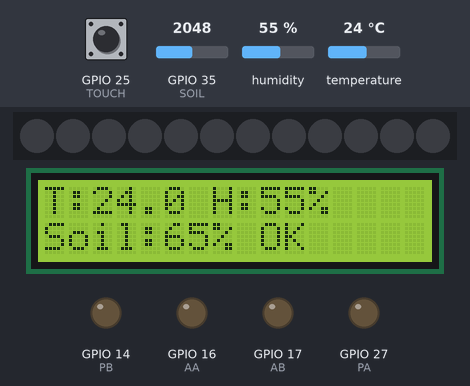
Bench run of a sketch on a simulated ESP32. On the bench: 12 RGB LEDs in strip order, left to right, 16×2 character LCD, output pins drawn as LEDs (lit = HIGH). Inputs (shaded band) come from the test bench; at power-on: humidity 55 %, GPIO 35 (SOIL) = 2048, GPIO 25 (TOUCH) LOW, temperature 24 °C. Dim RGB values are drawn brighter than linear; what the sketch prints to the serial monitor is not drawn.

Above: at 1.2 s.
1.3 s: humidity set to 79 %
At 2.5 s:
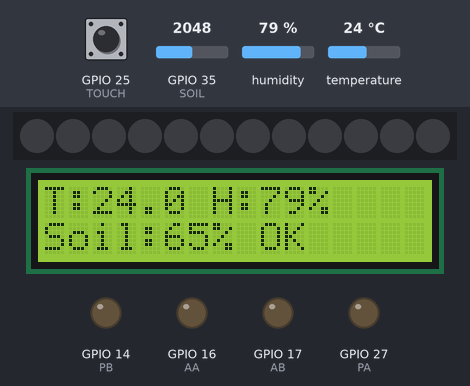
3.6 s: humidity set to 83 %
At 4.8 s:
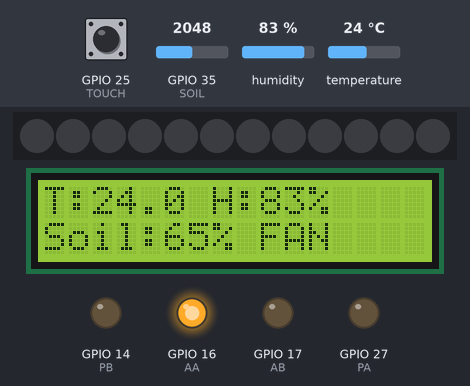
5.7 s: GPIO 35 (SOIL) set to 1906
At 7.1 s:
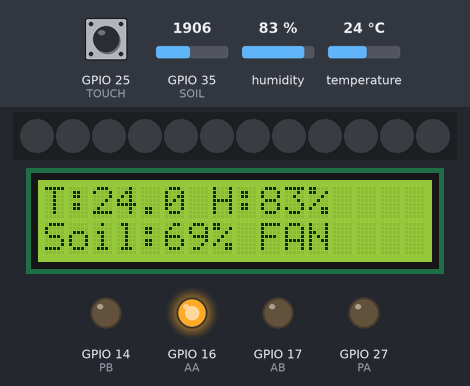
7.7 s: GPIO 35 (SOIL) set to 1814
At 9.4 s:
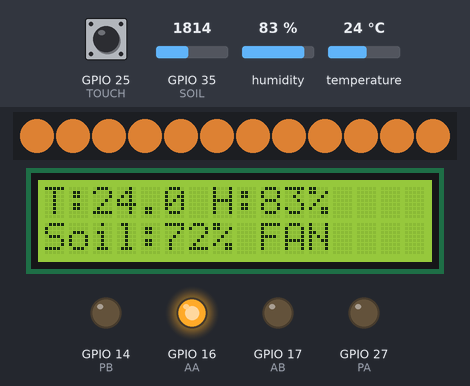
9.8 s: humidity set to 22 %
At 11.5 s:
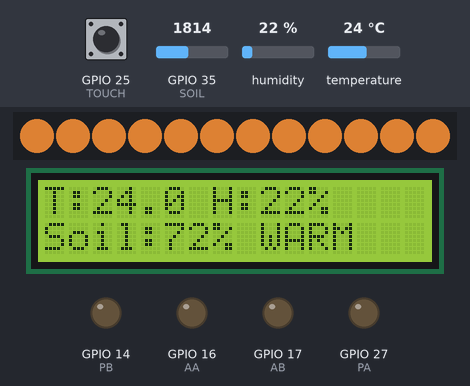
11.8 s: GPIO 35 (SOIL) set to 3603
At 12.9 s:
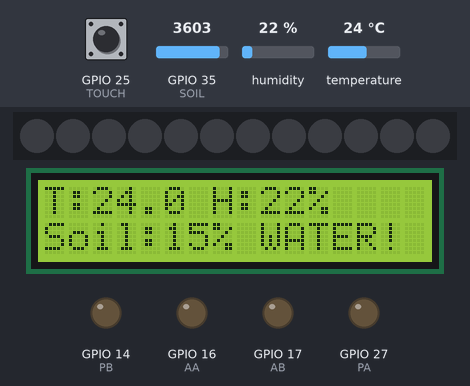
Timing chart, 0 to 14.8 s (numbered marks = the images above; inputs shaded):
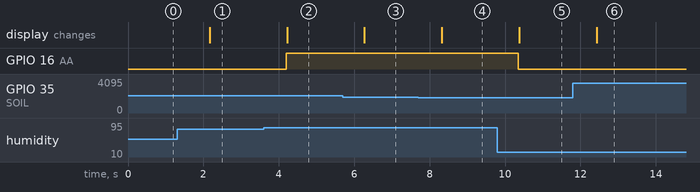

Measured:
- the behaviour switches between 80 and 81 % on humidity (found by bisection; images 1 and 2)
- the behaviour switches between 1863 and 1862 on GPIO 35 (SOIL) (found by bisection; images 3 and 4)
- after the input at 1.3 s, the display: changes after 0.87 s (image 1)
- after the input at 3.6 s, GPIO 16 (AA): LOW → HIGH after 0.59 s; the display: changes after 0.62 s (image 2)
- after the input at 5.7 s, the display: changes after 0.57 s (image 3)
- after the input at 7.7 s, the display: changes after 0.63 s (image 4)
- after the input at 9.8 s, GPIO 16 (AA): HIGH → LOW after 0.55 s; the display: changes after 0.58 s (image 5)
- after the input at 11.8 s, the display: changes after 0.64 s (image 6)

The sketch:

05_auto_smartfarm.ino
```cpp
/*
  3단계 — 자동 스마트팜 (키트 예제 12_SmartFarm_KIT의 D1 R32 버전, 인터넷 없이!)
  강낭콩 발아 기준으로 온도·습도·토양습도를 읽어 팬과 LED를 스스로 제어해요.

  ── 자동 규칙 (기준값은 우리 화분에 맞게 조절!) ──
  온도 26℃ 초과      → 팬 ON (더위 식히기)
  온도 21℃ 미만      → 네오픽셀 따뜻한 빛 (보온)
  습도 80% 초과      → 팬 ON (곰팡이 방지 환기)
  토양습도 70% 초과  → 네오픽셀 따뜻한 빛 (과습 말리기 — 키트 자료 방식)
  토양습도 30% 미만  → 시리얼·LCD에 "물 주세요!"
  🆕 터치센서 누르는 동안 → 워터펌프 급수 ("물 주세요"가 뜨면 터치 한 번!)

  ── 배선 (D1 R32 변환 완료 — README 배선 표 참고) ──
  토양수분 → A2 자리(GPIO35) / DHT11 → D2 자리(GPIO26)
  팬 → D4·D5 자리(17·16, 모터드라이버 MOTOR A) / 네오픽셀 → D9 자리(GPIO13)
  🆕 워터펌프 → D6·D7 자리(27·14, 모터드라이버 MOTOR B — 팬B 자리를 펌프에 양보!)
  🆕 터치센서(TTP223) → D3 자리(GPIO25) · VCC는 꼭 3.3V!
  LCD → SDA·SCL을 보드 핀(21·22)에 직접! (쉴드 A4·A5 줄은 안 돼요)
*/

// 제어에 필요한 라이브러리들을 불러온다
#include <DHT.h>                // 온습도 센서 제어용
#include <Adafruit_NeoPixel.h>  // 네오픽셀 LED 제어용
#include <LiquidCrystal_I2C.h>  // I2C 방식 LCD 제어용

// 보드에 연결된 핀 번호들
#define SOIL   35   // 토양수분 센서 (확장쉴드 A2 줄)
#define DHTPIN 26   // 온습도 센서 (확장쉴드 D2 줄)
#define AA 16       // 모터드라이버 팬A 방향1 (D5 줄)
#define AB 17       // 모터드라이버 팬A 방향2 (D4 줄)
#define PA 27       // 모터드라이버 워터펌프 방향1 (D6 줄 — 팬B 자리)
#define PB 14       // 모터드라이버 워터펌프 방향2 (D7 줄)
#define TOUCH 25    // 터치센서 SIG (D3 줄 — 누르는 동안 HIGH)
#define LEDPIN 13   // 네오픽셀 (D9 줄)
#define NUMLED 12   // 네오픽셀 LED 알갱이 개수

#define SOIL_DRY_RAW 4095  // ★ 01_soil로 잰 '공기 중(마름)' 아날로그 값 (이 키트 센서는 마를수록 커요!)
#define SOIL_WET_RAW 950   // ★ 01_soil로 잰 '물속(젖음)' 아날로그 값

// ── 자동 제어 기준값 (강낭콩 발아 생육정보: 21.6~25.8℃ · 습도 50%) ──
#define TEMP_HIGH 26    // 이보다 더우면 팬 켜기
#define TEMP_LOW  21    // 이보다 추우면 보온등 켜기
#define HUMI_HIGH 80    // 이보다 습하면 환기(팬)
#define SOIL_WET  70    // 이보다 젖었으면 말리기(보온등)
#define SOIL_DRY  30    // 이보다 마르면 급수 알림

// 센서·모듈 객체 생성
DHT dht(DHTPIN, DHT11);                                       // 온습도 센서 (핀, 종류)
Adafruit_NeoPixel led(NUMLED, LEDPIN, NEO_GRB + NEO_KHZ800);  // 네오픽셀
LiquidCrystal_I2C lcd(0x27, 16, 2);                           // LCD (I2C 주소 0x27, 16칸×2줄 — 안 나오면 0x3F)

// 팬을 켜고(true) 끄는(false) 함수
void fan(bool on) {
  // "on ? HIGH : LOW" = 조건 연산자: on이 참이면 HIGH, 거짓이면 LOW
  // 한쪽 핀만 HIGH가 되어야 회전, 둘 다 LOW면 정지
  digitalWrite(AA, on ? HIGH : LOW); digitalWrite(AB, LOW);   // 팬A (MOTOR A)
}

// 워터펌프를 켜고(true) 끄는(false) 함수 — 팬과 원리가 똑같아요! (채널만 B)
void pump(bool on) {
  digitalWrite(PA, on ? HIGH : LOW); digitalWrite(PB, LOW);   // 펌프 (MOTOR B)
}

// 네오픽셀을 따뜻한 빛으로 켜고(true) 끄는(false) 함수
void warmLight(bool on) {
  for (int i = 0; i < NUMLED; i++)                            // LED 12개를 하나씩
    led.setPixelColor(i, on ? led.Color(255, 150, 60) : 0);   // 켜면 따뜻한 주황빛, 끄면 0(꺼짐)
  led.show();                                                 // 실제 LED에 반영
}

// 처음 한 번만 실행되는 초기화 구간
void setup() {
  Serial.begin(115200);                    // 시리얼 통신 시작
  pinMode(AA, OUTPUT); pinMode(AB, OUTPUT);  // 모터드라이버 핀 4개를 출력용으로
  pinMode(PA, OUTPUT); pinMode(PB, OUTPUT);  // (팬 핀 2개 + 펌프 핀 2개)
  pinMode(TOUCH, INPUT_PULLDOWN);            // 풀다운: 선이 빠지거나 접촉 불량이어도 LOW(꺼짐)로 읽혀 펌프 오작동 방지
  pump(false);                               // 시작할 땐 펌프 확실히 끄기
  dht.begin();                             // 온습도 센서 시작
  led.begin();                             // 네오픽셀 시작
  led.setBrightness(150);                  // 밝기 150 (최대 255)
  lcd.init();                              // LCD 초기화
  lcd.backlight();                         // LCD 백라이트 켜기
}

// 무한 반복 구간
void loop() {
  // ── ① 세 가지 값 측정 ──────────────────────────
  float t = dht.readTemperature();   // 온도(℃)
  float h = dht.readHumidity();      // 습도(%)
  // 2점 보정: 마른 값→0%, 젖은 값→100% (방향이 반대인 센서도 map이 알아서 처리)
  int soilPct = constrain(map(analogRead(SOIL), SOIL_DRY_RAW, SOIL_WET_RAW, 0, 100), 0, 100);
  Serial.printf("T %.1f℃  H %.0f%%  Soil %d%%  → ", t, h, soilPct);   // 시리얼에 출력

  // ── ② 자동 판단 — 조건을 변수에 담아두기 ────────
  // || 는 "또는" — 둘 중 하나만 참이어도 참
  bool needFan  = (t > TEMP_HIGH) || (h > HUMI_HIGH);       // 덥거나 습하면 팬 필요
  bool needWarm = (t < TEMP_LOW) || (soilPct > SOIL_WET);   // 춥거나 과습이면 보온등 필요

  // ── ③ 판단 결과대로 장치 작동 ──────────────────
  fan(needFan);         // 팬 켜기/끄기
  warmLight(needWarm);  // 보온등 켜기/끄기

  // ── ④ LCD 상황판 — 1줄: 온습도 / 2줄: 토양습도 + 상태 ──
  lcd.clear();                       // 이전 글자 지우기
  lcd.setCursor(0, 0);               // 커서를 첫째 줄 처음으로
  lcd.print("T:");   lcd.print(t, 1);              // 온도 (소수점 1자리)
  lcd.print(" H:");  lcd.print(h, 0); lcd.print("%");   // 습도 (정수)
  lcd.setCursor(0, 1);               // 커서를 둘째 줄 처음으로
  lcd.print("Soil:"); lcd.print(soilPct); lcd.print("% ");   // 토양습도
  // 지금 상태를 한 단어로 표시 (위에서부터 차례로 검사 — 먼저 걸리는 것 하나만)
  if (soilPct < SOIL_DRY)  lcd.print("WATER!");   // 말랐어요 — 물 주세요!
  else if (needFan)        lcd.print("FAN");      // 팬 작동 중
  else if (needWarm)       lcd.print("WARM");     // 보온등 작동 중
  else                     lcd.print("OK");       // 모든 조건 정상

  // ── ⑤ 시리얼에도 상태 출력 ─────────────────────
  if (needFan)  Serial.print("팬ON ");
  if (needWarm) Serial.print("보온등ON ");
  if (soilPct < SOIL_DRY) Serial.print("💧물 주세요! (터치센서를 누르면 급수) ");
  Serial.println();   // 줄바꿈

  // ── ⑥ 2초 쉬는 동안 터치 급수 감시 ──────────────
  // delay(2000) 한 방이면 그 사이 터치를 놓쳐요! 10ms씩 200번 쉬면서
  // 터치센서를 계속 확인 — 누르는 동안만 펌프가 돌아요.
  // 한 번 HIGH라고 바로 켜면 전기 노이즈에도 반응하니, 5번(50ms) 연속일 때만 ON!
  static int touchCnt = 0;   // 연속으로 HIGH가 읽힌 횟수 (static = 다음 loop에도 기억)
  for (int i = 0; i < 200; i++) {
    touchCnt = (digitalRead(TOUCH) == HIGH) ? min(touchCnt + 1, 100) : 0;
    pump(touchCnt >= 5);     // 50ms 이상 눌려 있어야 급수 — 노이즈는 무시, 떼면 바로 OFF
    delay(10);
  }
}
```
